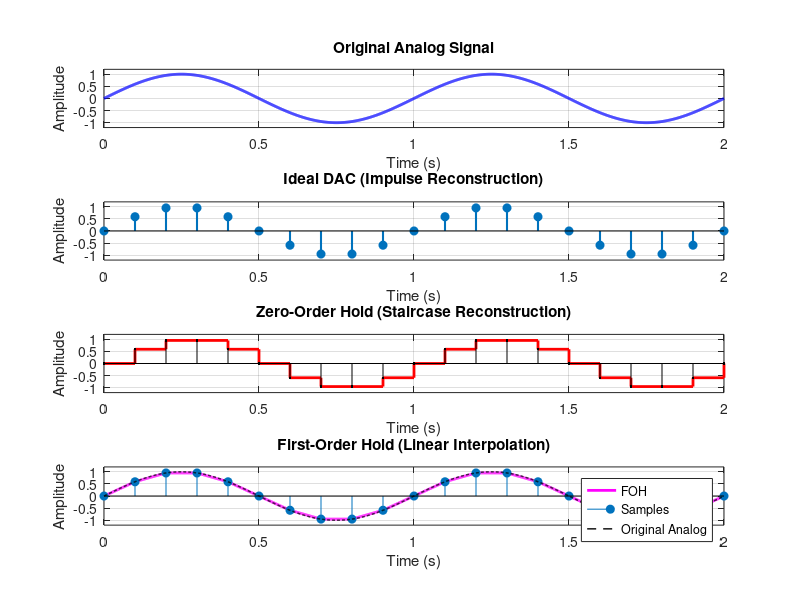

The MATLAB script that drew this image:
clc;
clear;
close all;

%% Original Analog Signal
fa = 1;                      % Signal frequency (Hz)
t = 0:0.001:2;               % Continuous time
x = sin(2*pi*fa*t);

%% Sampling
fs = 10;                     % Sampling frequency
Ts = 1/fs;
n = 0:Ts:2;                  % Sampling instants
xs = sin(2*pi*fa*n);

%% Figure
figure('Position',[100 100 900 900])

%% 1. Original Analog Signal
subplot(4,1,1)
plot(t,x,'b','LineWidth',2)
grid on
title('Original Analog Signal')
xlabel('Time (s)')
ylabel('Amplitude')
ylim([-1.2 1.2])

%% 2. Ideal DAC (Impulse DAC)
subplot(4,1,2)
stem(n,xs,'filled','LineWidth',1.5)
grid on
title('Ideal DAC (Impulse Reconstruction)')
xlabel('Time (s)')
ylabel('Amplitude')
ylim([-1.2 1.2])

%% 3. Zero-Order Hold (ZOH)
subplot(4,1,3)
stairs(n,xs,'r','LineWidth',2)
hold on
stem(n,xs,'k.')
grid on
title('Zero-Order Hold (Staircase Reconstruction)')
xlabel('Time (s)')
ylabel('Amplitude')
ylim([-1.2 1.2])

%% 4. First-Order Hold (Linear Interpolation)
subplot(4,1,4)

% Interpolation
t_interp = linspace(0,2,1000);
x_foh = interp1(n,xs,t_interp,'linear');

plot(t_interp,x_foh,'m','LineWidth',2)
hold on
stem(n,xs,'filled')
plot(t,x,'k--','LineWidth',1)

grid on
title('First-Order Hold (Linear Interpolation)')
xlabel('Time (s)')
ylabel('Amplitude')
legend('FOH','Samples','Original Analog')
ylim([-1.2 1.2])
